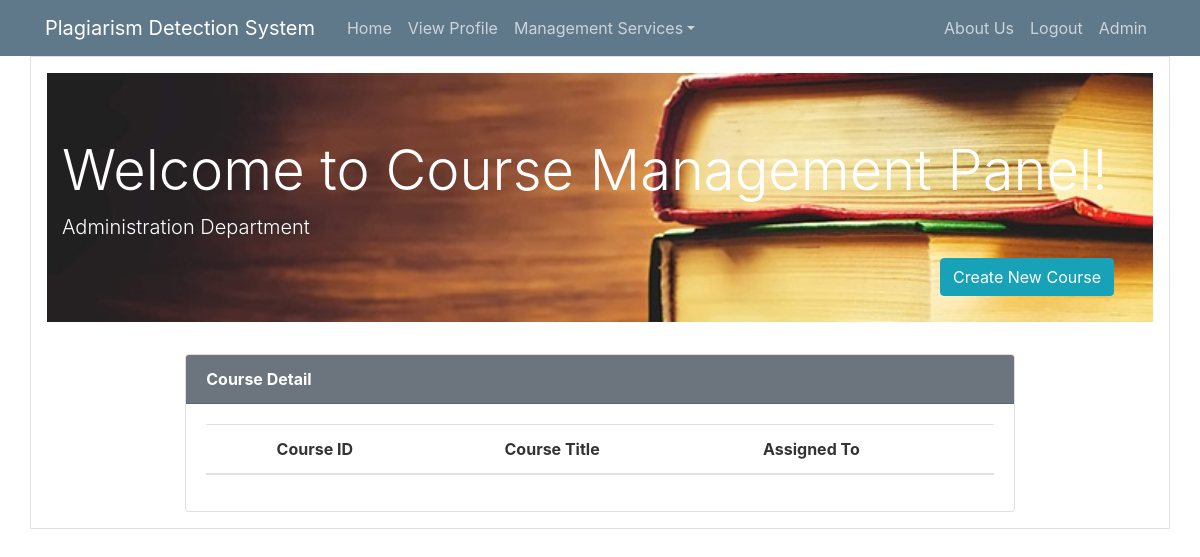
The app's page /course_management (signed in), older data.
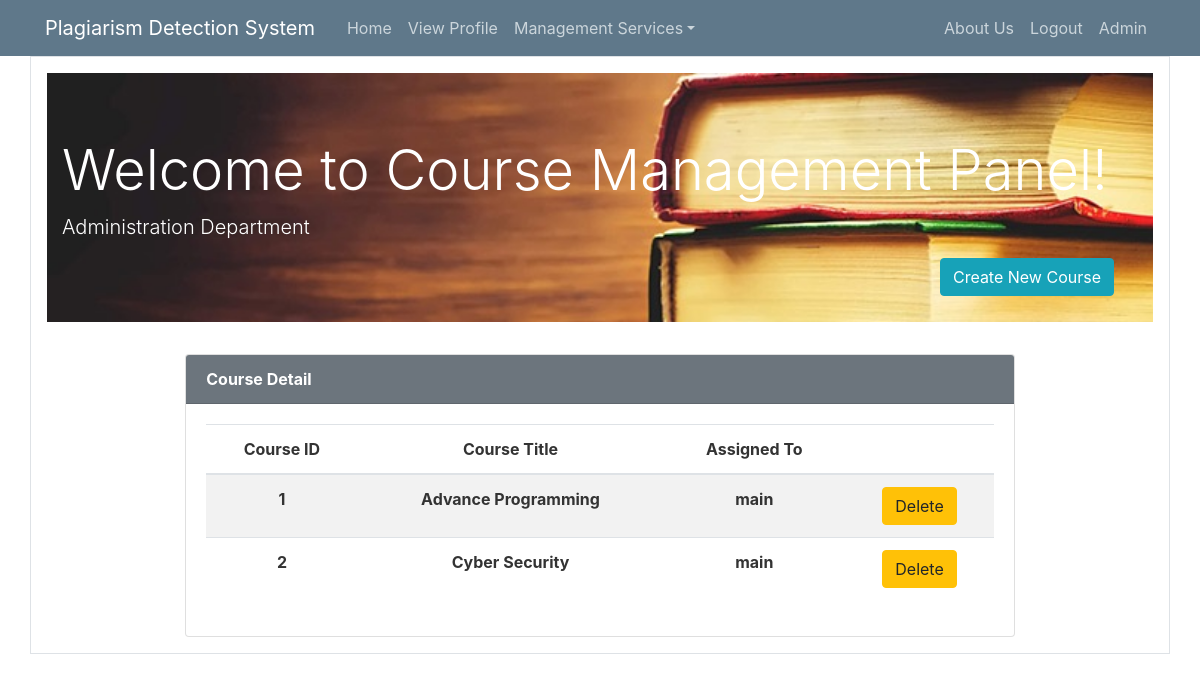
The same page, newer data.
### lms/models.py (models this page shows, shortened)
class User(db.Model, UserMixin):
    id = db.Column(db.Integer, primary_key=True)
    name = db.Column(db.String(30), unique=False, nullable=False)
    username = db.Column(db.String(20), unique=True, nullable=False)
    email = db.Column(db.String(120), unique=True, nullable=False)
    mobile_no = db.Column(db.String(120), unique=True, nullable=True)
    address = db.Column(db.String(20), unique=False, nullable=True)
    user_category = db.Column(db.String(20), unique=False, nullable=False)
    image_file = db.Column(db.String(20), nullable=False, default='default.jpg')
    password = db.Column(db.String(60), nullable=False)

class Course(db.Model, UserMixin):
    id = db.Column(db.Integer, primary_key=True)
    title = db.Column(db.String(20), unique=True, nullable=False)
    assigned_to = db.Column(db.String(20), unique=False, nullable=True)

### lms/routes.py (the view)
@app.route('/course_management', methods=['GET', 'POST'])
@login_required
def course_management():
    cc_form = CreateNewCourseForm()
    headings = ['Course ID', 'Course Title', 'Assigned To', '']
    courses = Course.query.all()
    if cc_form.validate_on_submit():
        course = Course(title=cc_form.title.data)
        db.session.add(course)
        db.session.commit()
        return redirect(url_for('course_management'))
    return render_template('course_management.html', title='Course Management', form=cc_form, headings=headings,
                           data=courses)

### lms/models.py (called while the page is built)
@login_manager.user_loader
def load_user(user_id):
    return User.query.get(int(user_id))

### lms/templates/course_management.html (shortened to what this page needs)
{% extends "layout.html" %}
{% block content %}
<div class="container border p-3">
    <div class="jumbotron jumbotron-fluid text-white" style="background-image: url({{ url_for('static', filename='jumbo.jpg')}}); background-size: cover;">
        <div class="container">
            <h2 class="display-4 text-white">Welcome to Course Management Panel!</h2>
                <p class="lead">Administration Department</p>
            <button type="button" class="btn btn-info float-right mr-4" data-toggle="modal" data-target="#course_create">
              Create New Course
            </button>
        </div>
    </div>
    <div class="card w-75 mx-auto">
                <div class="card-header font-weight-bold bg-secondary text-white">
                Course Detail
            </div>
                <div class="card-body text-center">
                <table class="table table-hover table-striped">
              <thead>
                <tr>
                    {% for heading in headings %}
                  <th scope="col">{{ heading }}</th>
                    {% endfor %}
                </tr>
              </thead>
                <tbody>
                {% for row in data %}
                <tr>
                    <th scope="row">{{ row.id }}</th>
                    <th scope="row">{{ row.title}}</th>
                    {% if row.assigned_to %}
                        <th scope="row">{{ row.assigned_to}}</th>
                    {% else %}
                        <th scope="row">Not Assigned</th>
                    {% endif %}
                    <th scope="row">
                        <a href="/delete_course/{{row.id}}/" class="btn btn-warning btn-xs">Delete</a>
                    </th>
                </tr>
                {% endfor %}
                </tbody>
        </table>
            </div>
            </div>
</div>
{% endblock content %}

### lms/templates/layout.html (shortened to what this page needs)
<!DOCTYPE html>
<html lang="en">
<head>
    <link rel="stylesheet" href="https://maxcdn.bootstrapcdn.com/bootstrap/4.0.0/css/bootstrap.min.css">
	<link rel="stylesheet" type="text/css" href="{{ url_for('static', filename='main.css') }}">
</head>
<body style="background: #ffffff">
    <header class="site-header">
      <nav class="navbar navbar-expand-md navbar-dark bg-steel">
        <div class="container">
          <a class="navbar-brand mr-4" href="{{ url_for('home') }}">Plagiarism Detection System</a>
          <div class="collapse navbar-collapse" id="navbarToggle">
            <div class="navbar-nav mr-auto">
              <a class="nav-item nav-link" href="{{ url_for('home') }}">Home</a>
                <a class="nav-item nav-link" href="{{ url_for('user_profile') }}">View Profile</a>
               {%  with user_category = current_user.user_category %}
                    {% if user_category == 'Admin' %}
                        <div class="nav-item dropdown">
                            <a class="nav-link dropdown-toggle" href="#" data-toggle="dropdown" aria-haspopup="true" aria-expanded="false">
                             Management Services</a>
                        </div>
                    {% endif%}
               {% endwith %}
            </div>
            <div class="navbar-nav">
                <a class="nav-item nav-link" href="#">About Us</a>
                <a class="nav-item nav-link" href="{{ url_for('logout') }}">Logout</a>
                {% if current_user.is_authenticated %}
                    <a class="nav-item nav-link">{{current_user.username[0]|upper}}{{current_user.username[1:]}}</a>
                {% endif %}
            </div>
          </div>
        </div>
      </nav>
    </header>
    {% block content %} {% endblock %}
</body>
</html>

### lms/static/main.css (style rules this page uses)
body { background: #fafafa; color: #333333; }
h1, h2, h3, h4, h5, h6 { color: #444444; }
.bg-steel { background-color: #5f788a; }
.site-header .navbar-nav .nav-link { color: #cbd5db; }

Row changes from the older to the newer data that the page shows:
added Course: id "1", title "Advance Programming", assigned_to "main"
added Course: id "2", title "Cyber Security", assigned_to "main"
